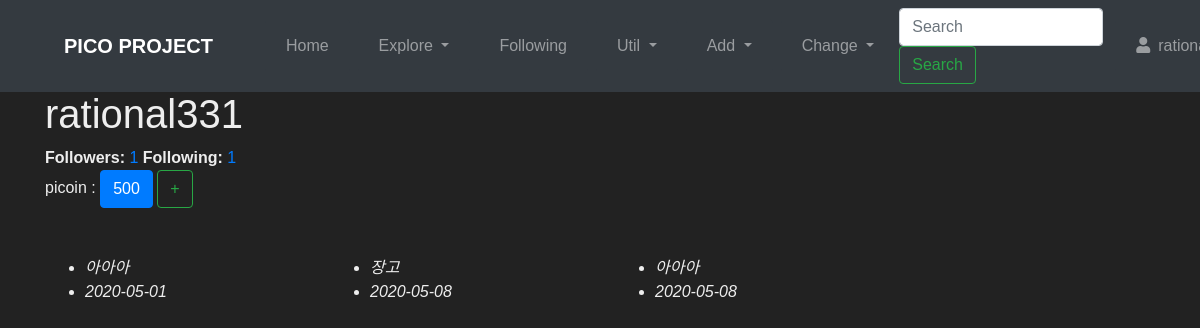
Page /rational331/ (signed in) on the earlier database version.
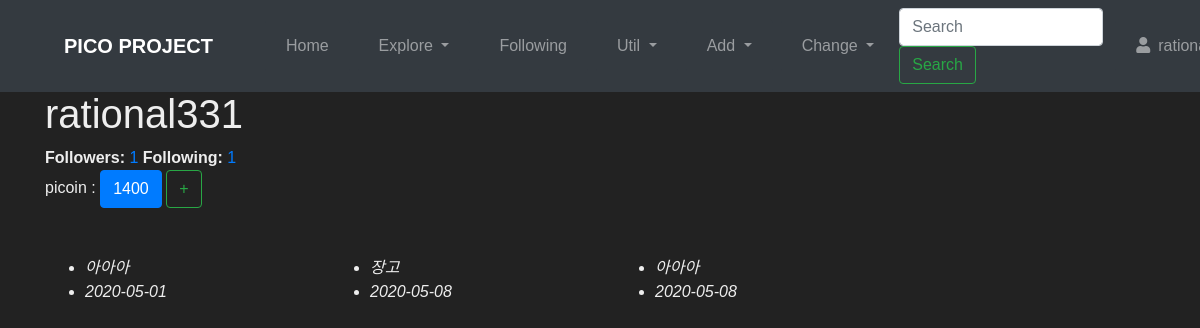
Same page on the later database version.
### core/models.py (models this page shows, shortened)
class Profile(models.Model):
    user = models.OneToOneField(User, on_delete=models.CASCADE)
    followers = models.ManyToManyField(User, related_name='user_followers')
    following = models.ManyToManyField(User, related_name='user_following')
    PICOIN = models.PositiveIntegerField(default=0, verbose_name='PICOIN')

### core/views.py (the view)
# urls.py: path('<str:username>/', ProfileView.as_view(), name='profile'),
class ProfileView(TemplateView):
    template_name = 'profile.html'
    def get(self, request, username):
        user = None
        try:
            user = User.objects.get(username=username)
        except:
            raise Http404()
        profile = user.profile
        photos = Photo.objects.filter(owner=user)
        return render(request, 'profile.html', {'profile':profile, 'photos':photos})

### photo/models.py (called while the page is built)
    def get_absolute_url(self):
        return reverse('photo:photo_detail', args=(self.id,))

### templates/profile.html (shortened to what this page needs)
{% extends "base.html" %}
{% load sorl_thumbnail %}
{% load widget_tweaks %}
{% block content %}
<h1>{{ profile.user.username }}</h1>
<div>
    <strong> Followers: </strong> <a href="{% url 'followers' profile.user.username %}">{{ profile.followers.count }}</a>
    <strong> Following: </strong> <a href="{% url 'following' profile.user.username %}">{{ profile.following.count }}</a>
</div>
<div>
    {% ifequal request.user.username profile.user.username %}
    picoin :  <a href="{% url 'mypicolog' user.get_username %}" class="btn btn-primary">{{ profile.PICOIN }}</a>
    <a class="btn btn-outline-success my-2 my-sm-0" href="{% url 'charge' %}">+</a>
    {% endifequal %}
</div>
<br>
<div>
    <div class="row">
        {% for photo in photos %}
        <div class="col-md-3 mb-5">
            <div class="tumbnail">
            </div>
            <ul>
                <li class="font-italic">{{ photo.title }}</li>
                <li class="font-italic">{{ photo.upload_dt|date:"Y-m-d" }}</li>
            </ul>
        </div>
        {% endfor %}
    </div>
</div>
{% endblock %}

Differences in the rows shown:
changed Profile "rational331": PICOIN "500" → "1400"
